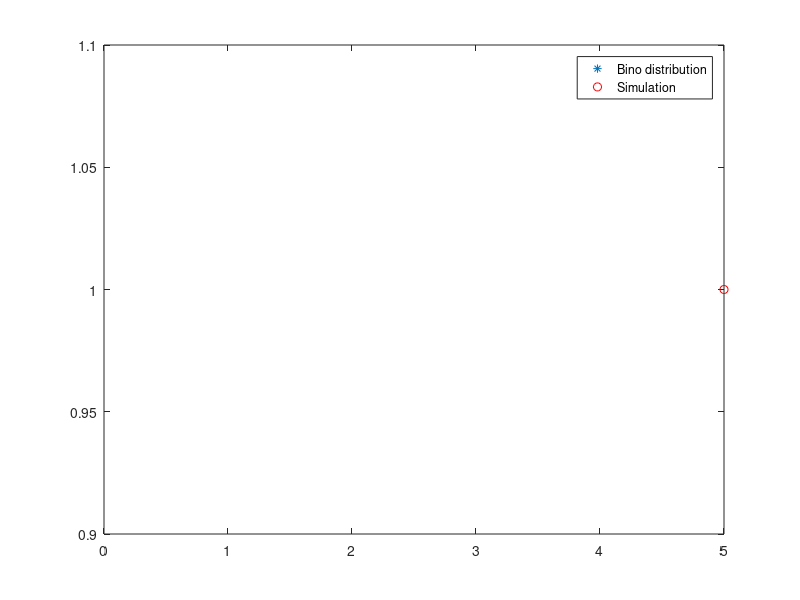

Here is the MATLAB script that generated this plot:
% Binomial Distribution Bino(p)

clear all;
clc;

% simulate Bino(n,p) random var
n = input('Number of trials = ');
p = input('Probability of success in (0,1) = ');

% generate 1 variable
U = rand(n, 1);
X = sum(U < p);


% generate a sample of vars
N = input('Number of simulation = ');
for i = 1:N
    U = rand(n, 1);
    X(i) = sum(U < p);
end


% compare it to the Binomial(n,p) distribution graphically
% distinct values
UX = unique(X);

% nr of each distinct value occurence = the frequence
nX = hist(X, length(UX));
relfr = nX / N;

% graph
k = 0:n;
pk = binopdf(k, n, p);

plot(k, pk, '*',UX, relfr, 'ro')
legend('Bino distribution','Simulation')